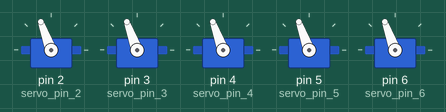
This sketch was run on a simulated Arduino Uno, built with avr-gcc and run on an emulated ATmega328P. On the bench: 5 × servo.

Above: at 0.05 s.
At 4.0 s:
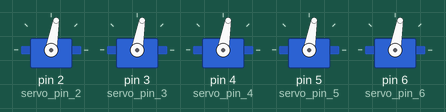
Timing chart, 0 to 5.2 s (numbered marks = the images above):
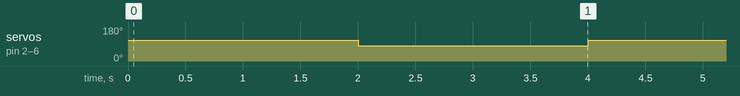

The sketch:

servo.ino
```cpp
#include <Servo.h>
Servo servo_pin_2;
Servo servo_pin_3;
Servo servo_pin_4;
Servo servo_pin_5;
Servo servo_pin_6;

void setup() {
  servo_pin_2.attach(2);
  servo_pin_3.attach(3);
  servo_pin_4.attach(4);
  servo_pin_5.attach(5);
  servo_pin_6.attach(6);
/*
  servo_pin_2.write( 0 );
  servo_pin_3.write( 0 );
  servo_pin_4.write( 0 );
  servo_pin_5.write( 0 );
  servo_pin_6.write( 0 );
*/
}

void loop() {

  servo_pin_2.write( 110 );
  servo_pin_3.write( 110 );
  servo_pin_4.write( 110 );
  servo_pin_5.write( 110 );
  servo_pin_6.write( 110 );
  delay( 2000 );

  servo_pin_2.write( 80 );
  servo_pin_3.write( 80 );
  servo_pin_4.write( 80 );
  servo_pin_5.write( 80 );
  servo_pin_6.write( 80 );
  delay( 2000 );
}
```

Measured:
- by itself, servo on pin 2 (servo_pin_2), servo on pin 3 (servo_pin_3), servo on pin 4 (servo_pin_4), servo on pin 5 (servo_pin_5), servo on pin 6 (servo_pin_6): alternates 110° for 2.0 s and 80° for 2.0 s
